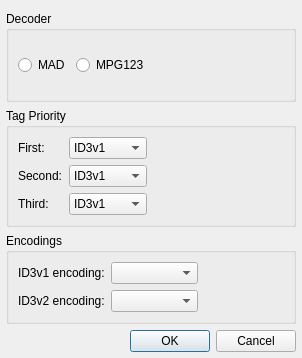
<?xml version="1.0" encoding="UTF-8"?>
<ui version="4.0">
 <class>SettingsDialog</class>
 <widget class="QDialog" name="SettingsDialog">
  <property name="geometry">
   <rect>
    <x>0</x>
    <y>0</y>
    <width>302</width>
    <height>358</height>
   </rect>
  </property>
  <property name="windowTitle">
   <string>MPEG Plugin Settings</string>
  </property>
  <layout class="QVBoxLayout" name="verticalLayout">
   <property name="leftMargin">
    <number>6</number>
   </property>
   <property name="rightMargin">
    <number>6</number>
   </property>
   <property name="bottomMargin">
    <number>6</number>
   </property>
   <item>
    <widget class="QGroupBox" name="groupBox_3">
     <property name="sizePolicy">
      <sizepolicy hsizetype="Preferred" vsizetype="Preferred">
       <horstretch>0</horstretch>
       <verstretch>0</verstretch>
      </sizepolicy>
     </property>
     <property name="title">
      <string>Decoder</string>
     </property>
     <layout class="QHBoxLayout" name="horizontalLayout">
      <item>
       <widget class="QRadioButton" name="madRadioButton">
        <property name="text">
         <string>MAD</string>
        </property>
       </widget>
      </item>
      <item>
       <widget class="QRadioButton" name="mpg123RadioButton">
        <property name="text">
         <string>MPG123</string>
        </property>
       </widget>
      </item>
      <item>
       <spacer name="horizontalSpacer_3">
        <property name="orientation">
         <enum>Qt::Horizontal</enum>
        </property>
        <property name="sizeHint" stdset="0">
         <size>
          <width>40</width>
          <height>20</height>
         </size>
        </property>
       </spacer>
      </item>
     </layout>
    </widget>
   </item>
   <item>
    <widget class="QGroupBox" name="groupBox_2">
     <property name="sizePolicy">
      <sizepolicy hsizetype="Preferred" vsizetype="Preferred">
       <horstretch>0</horstretch>
       <verstretch>0</verstretch>
      </sizepolicy>
     </property>
     <property name="title">
      <string>Tag Priority</string>
     </property>
     <layout class="QGridLayout" name="gridLayout_2">
      <item row="0" column="0">
       <widget class="QLabel" name="label_15_2">
        <property name="sizePolicy">
         <sizepolicy hsizetype="Preferred" vsizetype="Preferred">
          <horstretch>0</horstretch>
          <verstretch>0</verstretch>
         </sizepolicy>
        </property>
        <property name="text">
         <string>First:</string>
        </property>
        <property name="alignment">
         <set>Qt::AlignLeading|Qt::AlignLeft|Qt::AlignVCenter</set>
        </property>
       </widget>
      </item>
      <item row="0" column="1" colspan="2">
       <widget class="QComboBox" name="firstTagComboBox">
        <property name="sizePolicy">
         <sizepolicy hsizetype="Expanding" vsizetype="Fixed">
          <horstretch>0</horstretch>
          <verstretch>0</verstretch>
         </sizepolicy>
        </property>
        <property name="currentIndex">
         <number>0</number>
        </property>
        <item>
         <property name="text">
          <string>ID3v1</string>
         </property>
        </item>
        <item>
         <property name="text">
          <string>ID3v2</string>
         </property>
        </item>
        <item>
         <property name="text">
          <string>APE</string>
         </property>
        </item>
        <item>
         <property name="text">
          <string>Disabled</string>
         </property>
        </item>
       </widget>
      </item>
      <item row="1" column="0">
       <widget class="QLabel" name="label_15_3">
        <property name="sizePolicy">
         <sizepolicy hsizetype="Maximum" vsizetype="Preferred">
          <horstretch>0</horstretch>
          <verstretch>0</verstretch>
         </sizepolicy>
        </property>
        <property name="text">
         <string>Second:</string>
        </property>
        <property name="alignment">
         <set>Qt::AlignLeading|Qt::AlignLeft|Qt::AlignVCenter</set>
        </property>
       </widget>
      </item>
      <item row="1" column="1" colspan="2">
       <widget class="QComboBox" name="secondTagComboBox">
        <property name="sizePolicy">
         <sizepolicy hsizetype="Expanding" vsizetype="Fixed">
          <horstretch>0</horstretch>
          <verstretch>0</verstretch>
         </sizepolicy>
        </property>
        <property name="currentIndex">
         <number>0</number>
        </property>
        <item>
         <property name="text">
          <string>ID3v1</string>
         </property>
        </item>
        <item>
         <property name="text">
          <string>ID3v2</string>
         </property>
        </item>
        <item>
         <property name="text">
          <string>APE</string>
         </property>
        </item>
        <item>
         <property name="text">
          <string>Disabled</string>
         </property>
        </item>
       </widget>
      </item>
      <item row="2" column="0">
       <widget class="QLabel" name="label_15_4">
        <property name="sizePolicy">
         <sizepolicy hsizetype="Preferred" vsizetype="Preferred">
          <horstretch>0</horstretch>
          <verstretch>0</verstretch>
         </sizepolicy>
        </property>
        <property name="text">
         <string>Third:</string>
        </property>
        <property name="alignment">
         <set>Qt::AlignLeading|Qt::AlignLeft|Qt::AlignVCenter</set>
        </property>
       </widget>
      </item>
      <item row="2" column="1" colspan="2">
       <widget class="QComboBox" name="thirdTagComboBox">
        <property name="sizePolicy">
         <sizepolicy hsizetype="Expanding" vsizetype="Fixed">
          <horstretch>0</horstretch>
          <verstretch>0</verstretch>
         </sizepolicy>
        </property>
        <property name="currentIndex">
         <number>0</number>
        </property>
        <item>
         <property name="text">
          <string>ID3v1</string>
         </property>
        </item>
        <item>
         <property name="text">
          <string>ID3v2</string>
         </property>
        </item>
        <item>
         <property name="text">
          <string>APE</string>
         </property>
        </item>
        <item>
         <property name="text">
          <string>Disabled</string>
         </property>
        </item>
       </widget>
      </item>
      <item row="0" column="3" rowspan="3">
       <spacer name="horizontalSpacer">
        <property name="orientation">
         <enum>Qt::Horizontal</enum>
        </property>
        <property name="sizeHint" stdset="0">
         <size>
          <width>40</width>
          <height>20</height>
         </size>
        </property>
       </spacer>
      </item>
     </layout>
    </widget>
   </item>
   <item>
    <widget class="QGroupBox" name="groupBox">
     <property name="sizePolicy">
      <sizepolicy hsizetype="Preferred" vsizetype="Preferred">
       <horstretch>0</horstretch>
       <verstretch>0</verstretch>
      </sizepolicy>
     </property>
     <property name="title">
      <string>Encodings</string>
     </property>
     <layout class="QGridLayout" name="gridLayout_3">
      <item row="0" column="0">
       <widget class="QLabel" name="label_17_2_2">
        <property name="sizePolicy">
         <sizepolicy hsizetype="Maximum" vsizetype="Preferred">
          <horstretch>0</horstretch>
          <verstretch>0</verstretch>
         </sizepolicy>
        </property>
        <property name="text">
         <string>ID3v1 encoding:</string>
        </property>
        <property name="alignment">
         <set>Qt::AlignLeading|Qt::AlignLeft|Qt::AlignVCenter</set>
        </property>
       </widget>
      </item>
      <item row="0" column="1">
       <widget class="QComboBox" name="id3v1EncComboBox">
        <property name="sizePolicy">
         <sizepolicy hsizetype="Expanding" vsizetype="Fixed">
          <horstretch>0</horstretch>
          <verstretch>0</verstretch>
         </sizepolicy>
        </property>
       </widget>
      </item>
      <item row="1" column="0">
       <widget class="QLabel" name="label_18_2_2">
        <property name="sizePolicy">
         <sizepolicy hsizetype="Maximum" vsizetype="Preferred">
          <horstretch>0</horstretch>
          <verstretch>0</verstretch>
         </sizepolicy>
        </property>
        <property name="text">
         <string>ID3v2 encoding:</string>
        </property>
        <property name="alignment">
         <set>Qt::AlignLeading|Qt::AlignLeft|Qt::AlignVCenter</set>
        </property>
       </widget>
      </item>
      <item row="1" column="1">
       <widget class="QComboBox" name="id3v2EncComboBox">
        <property name="sizePolicy">
         <sizepolicy hsizetype="Expanding" vsizetype="Fixed">
          <horstretch>0</horstretch>
          <verstretch>0</verstretch>
         </sizepolicy>
        </property>
       </widget>
      </item>
      <item row="0" column="2" rowspan="2">
       <spacer name="horizontalSpacer_2">
        <property name="orientation">
         <enum>Qt::Horizontal</enum>
        </property>
        <property name="sizeHint" stdset="0">
         <size>
          <width>40</width>
          <height>20</height>
         </size>
        </property>
       </spacer>
      </item>
     </layout>
    </widget>
   </item>
   <item>
    <widget class="QDialogButtonBox" name="buttonBox">
     <property name="sizePolicy">
      <sizepolicy hsizetype="Preferred" vsizetype="Fixed">
       <horstretch>0</horstretch>
       <verstretch>0</verstretch>
      </sizepolicy>
     </property>
     <property name="standardButtons">
      <set>QDialogButtonBox::Cancel|QDialogButtonBox::Ok</set>
     </property>
    </widget>
   </item>
  </layout>
 </widget>
 <resources/>
 <connections>
  <connection>
   <sender>buttonBox</sender>
   <signal>rejected()</signal>
   <receiver>SettingsDialog</receiver>
   <slot>reject()</slot>
   <hints>
    <hint type="sourcelabel">
     <x>168</x>
     <y>351</y>
    </hint>
    <hint type="destinationlabel">
     <x>70</x>
     <y>244</y>
    </hint>
   </hints>
  </connection>
  <connection>
   <sender>buttonBox</sender>
   <signal>accepted()</signal>
   <receiver>SettingsDialog</receiver>
   <slot>accept()</slot>
   <hints>
    <hint type="sourcelabel">
     <x>257</x>
     <y>336</y>
    </hint>
    <hint type="destinationlabel">
     <x>302</x>
     <y>319</y>
    </hint>
   </hints>
  </connection>
 </connections>
</ui>
